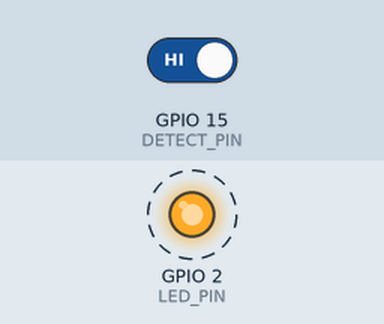
This program was run on a simulated ESP32. Parts: output pins drawn as LEDs (lit = HIGH). Dashed ring = blinking. The test bench sets the inputs (shaded band); at power-on: GPIO 15 (DETECT_PIN) HIGH. WiFi joins after 1.5 s; servers stay silent unless stated; uploads are accepted with an empty reply; what the program prints to the serial monitor is not drawn.

Above: at 1.25 s.
1.3 s: GPIO 15 (DETECT_PIN) driven LOW
At 1.58 s:
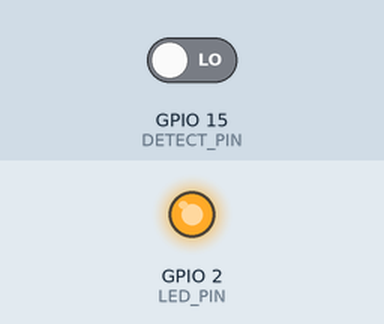
4.3 s: GPIO 15 (DETECT_PIN) driven HIGH
At 5.8 s:
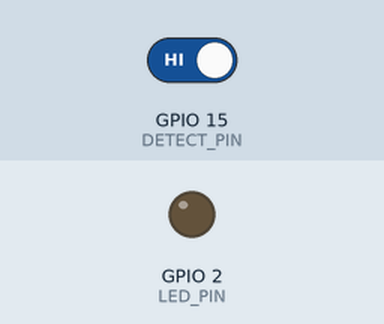
Timing chart, 0 to 7.3 s (numbered marks = the images above; inputs shaded):
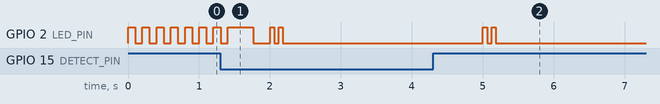

Measured:
- after the input at 4.3 s, GPIO 2 (LED_PIN): alternates HIGH for 0.06 s and LOW for 0.06 s, 4 changes in all, then stays LOW, starting after 0.70 s

The program:

main.cpp
```cpp
/**
 * ============================================================================
 *  ESP32 门磁检测节点 (DM001) —— 老人检测系统 / 门开合上报
 * ============================================================================
 *
 *  功能概览
 *    1. 上电后自动连接指定 WiFi（热点）；
 *    2. 通过干簧管（门磁）检测门的开/合，去抖后判定为一次门事件；
 *    3. 门事件与周期心跳通过 HTTP POST（JSON）上报到上位机；
 *    4. 上报失败自动重发（最多 3 次），非阻塞，不影响门检测实时性；
 *    5. 板载 LED 指示联网状态与发送动作。
 *
 *  硬件接线
 *    门磁 DO  -> GPIO15   模块输出：磁铁靠近/门关 = 低电平；磁铁远离/门开 = 高电平
 *    板载 LED -> GPIO2    本开发板 HIGH = 亮，LOW = 灭
 *
 *  网络拓扑
 *    ESP32 与上位机（PC）必须连在【同一个】热点或路由器下，
 *    否则双方的私有 IP（10.x / 192.168.x）互相不可达，上报必失败。
 *    手机热点由手机做 DHCP，重启后分配到的 IP 可能变化，
 *    SERVER_HOST 需要改成 PC 实际拿到的 IP。
 *
 *  上报协议
 *    门事件  POST /api/device/door/event
 *            {"deviceNo":"DM001","eventType":"OPEN|CLOSE","eventId":"<唯一ID>"}
 *    心跳    POST /api/device/heartbeat
 *            {"deviceNo":"DM001"}
 *    上位机成功时返回 HTTP 200，响应体形如：
 *            {"code": 0, "msg": "成功", "data": null}
 *    注意：本代码只判断 HTTP 状态码是否为 2xx，【不解析响应体】。
 *    因为服务端 JSON 里的空格、字段顺序一旦变化，字符串匹配就会误判为失败，
 *    进而触发无意义的重发（表现为上位机收到大量“重复帧”）。
 *
 *  设计要点
 *    - 全程非阻塞：不使用 delay()，靠 millis() 时间戳推进各状态机，
 *    因此门事件的端到端延迟 ≈ 去抖时间 + 一次 HTTP 往返（约 300ms）。
 *    - 单一 LED 仲裁：所有 LED 行为集中在 updateLed() 里按优先级裁决，
 *    避免多处 digitalWrite() 互相覆盖。
 *    - 事件去重：同一个事件在重发时 eventId 保持不变，上位机可据此识别重复帧。
 * ============================================================================
 */

#include <Arduino.h>
#include <WiFi.h>
#include <HTTPClient.h>

// ============================ 用户配置区 ============================
// 下面这几项需要按现场环境修改
// ====================================================================

// ---- WiFi 凭据 ----
const char *WIFI_SSID     = "vivo X100 Pro";
const char *WIFI_PASSWORD = "66666666";

// ---- 上位机（调试台）地址 ----
// 必须是“上位机在 ESP32 所在热点下”的 IP，而不是任何公网/校园网地址。
// 若上位机就是本机 PC：用手机热点时，在 PC 上执行 ipconfig 查看 WLAN 的 IPv4 地址。
const char *SERVER_HOST = "10.13.132.226";
const int   SERVER_PORT = 8080;

// ========================== 设备标识与接口 ==========================

#define DEVICE_NO      "Door"                // 设备编号，随每条信息上报一起发送
#define DOOR_PATH      "/api/device/door/event"   // 门事件上报路径
#define HEARTBEAT_PATH "/api/device/heartbeat"    // 心跳上报路径

// ============================== 引脚定义 ==============================

#define DETECT_PIN 15            // 门磁 DO 输入引脚
#define LED_PIN    2             // 板载 LED 引脚

// LED 有效电平：本开发板 HIGH=亮。
// 若换成低电平点亮的板子，把下面两行的 HIGH/LOW 对调即可，其余代码无需改动。
#define LED_ON_LEVEL  HIGH
#define LED_OFF_LEVEL LOW

// ============================== 时间参数 ==============================
// 单位统一为 ms；加 UL 后缀是为了让运算全程保持无符号类型。

#define LED_WIFI_BLINK 100UL     // 未联网时的快闪半周期：100ms 翻转一次 → 约 5Hz
#define LED_TX_ON      60UL      // 发送信息提示：每次点亮的持续时长
#define LED_TX_GAP     60UL      // 发送信息提示：两次点亮之间的熄灭时长
#define LED_TX_PULSES  2         // 发送提示闪几下

#define DEBOUNCE_TIME      500UL     // 去抖：电平跳变后需持续稳定这么久才认定为有效事件
                                     // 越小延迟越低，越大越抗抖动；门磁信号干净，200ms 足够
#define WIFI_DOT_INTERVAL  500UL     // 连接 WiFi 期间，串口打 “.” 的间隔（表示连接中）
#define SERVER_TIMEOUT     1500      // 单次 HTTP 超时（含建连与读响应），失败时会阻塞这么久
#define RETRY_MAX          3         // 单条上报最多尝试次数（第 1 次 + 2 次重发）
#define RETRY_DELAY        1000UL    // 两次尝试之间的等待（非阻塞，仅推迟允许发送的时刻）
#define HEARTBEAT_INTERVAL 30000UL   // 心跳周期：上位机据此判断设备是否在线
#define PENDING_MAX        4         // 待上报队列容量

// ============================== 运行状态 ==============================
// 以下变量由各个状态机读写；用 static 限制在本编译单元内可见。

static bool door_open = false;               // 当前门状态：true=开，false=关

// ---- WiFi 状态机 ----
static bool wifiConnecting   = false;        // 是否已调用过 WiFi.begin()（避免重复发起）
static bool wifiWasConnected = false;        // 上一轮是否处于“已连接”，用于识别连上/掉线瞬间
static unsigned long lastWifiDotTime   = 0;  // 上一次打印 “.” 的时刻

// ---- 心跳 ----
static unsigned long lastHeartbeatTime = 0;  // 上一次发送心跳的时刻

// ---- 事件编号 ----
static String deviceMacSuffix = "0000";      // MAC 地址后 4 位（十六进制），用于区分多台设备
static unsigned long eventSeq = 0;           // 事件序号，单调递增，避免同一毫秒内 ID 重复

/**
 * 生成事件唯一 ID，格式：设备号-MAC后4位-millis-序号
 * 例如：DM001-B348-9210-1
 *
 * 为什么需要它：
 *   HTTP 上报失败会重发，上位机可能收到内容完全相同的两条报文。
 *   带上稳定的 eventId 后，上位机可以据此去重（识别“重复帧”）。
 *   因此同一个事件在多次重发时必须使用【同一个】ID —— 本函数只在
 *   事件产生的瞬间调用一次，重发时直接复用已入队的 body。
 */
static String makeEventId() {
  return String(DEVICE_NO) + "-" + deviceMacSuffix + "-" +
         String(millis()) + "-" + String(eventSeq++);
}

// 读取门磁当前电平：高电平 = 门打开（磁铁远离）
static bool readDoorOpen() { return digitalRead(DETECT_PIN) == HIGH; }

/**
 * 更新“当前门状态”变量。
 * 注意：LED 已不再反映门状态（改由 updateLed() 统一指示联网/发送），
 * 这里只做状态记录，供上电补报时使用。
 */
static void applyDoorState(bool open) {
  door_open = open;
}

// ============================== LED 指示 ==============================
// 优先级（从高到低）：
//   1) 发送提示   —— 每发起一次 HTTP 上报，快闪 LED_TX_PULSES 下
//   2) 未联网     —— 持续快闪，提示“还没连上 WiFi”
//   3) 已联网空闲 —— 常灭
//
// 因为板上只有一个 LED，多种指示必须由同一个函数仲裁，否则会互相覆盖。
// ======================================================================

static unsigned long ledNextAt = 0;      // 下一次需要翻转 LED 的时刻
static bool ledBlinkOn         = false;  // 联网快闪的当前相位（true=亮）
static int  txPulsesLeft       = 0;      // 发送提示还剩几下没闪
static bool txPulseOn          = false;  // 发送提示当前是否处于“亮”的半周期

/**
 * 请求一次“发送提示”：让 LED 快闪 LED_TX_PULSES 下。
 * 只负责登记请求（置计数、设起始时刻），实际的亮灭由 updateLed() 按时间片推进，
 * 所以本函数是瞬间返回的，不会阻塞调用者。
 */
static void triggerTxBlink() {
  txPulsesLeft = LED_TX_PULSES;
  txPulseOn    = false;
  ledNextAt    = millis();                 // 让更新逻辑立即开始动作
}

/**
 * LED 总调度：必须在 loop() 中每轮调用。
 * 非阻塞实现 —— 只判断“是否到点”，不做任何 delay。
 */
static void updateLed() {
  unsigned long now = millis();

  // 1) 发送提示优先级最高：亮 60ms → 灭 60ms 视为“闪一下”
  if (txPulsesLeft > 0) {
    if ((long)(now - ledNextAt) < 0) return;   // 用带符号差值判断，天然抗 millis() 溢出
    txPulseOn = !txPulseOn;
    digitalWrite(LED_PIN, txPulseOn ? LED_ON_LEVEL : LED_OFF_LEVEL);
    if (!txPulseOn) txPulsesLeft--;        // 每次“灭”代表完整闪完一下
    ledNextAt = now + (txPulseOn ? LED_TX_ON : LED_TX_GAP);
    return;
  }

  // 2) 未连接 WiFi：持续快闪，一半时间亮、一半时间灭
  if (!wifiWasConnected) {
    if ((long)(now - ledNextAt) < 0) return;
    ledBlinkOn = !ledBlinkOn;
    digitalWrite(LED_PIN, ledBlinkOn ? LED_ON_LEVEL : LED_OFF_LEVEL);
    ledNextAt = now + LED_WIFI_BLINK;
    return;
  }

  // 3) 已联网且没有待发送的提示：常灭
  digitalWrite(LED_PIN, LED_OFF_LEVEL);
}

// ============================== 上报队列 ==============================
// 为什么要用队列而不是检测到就立即发：
//   如果在 loop() 里直接发 HTTP，一旦网络慢或服务器无响应，
//   loop() 会被卡住最多 SERVER_TIMEOUT 毫秒，导致这段时间内门动作漏检。
//   改成“先入队、再由 loop() 按时间片发送”后，门检测始终能及时响应。
//
// 重发策略：
//   每次尝试失败后不 delay()，只把 nextTryAt 推迟 RETRY_DELAY 毫秒，
//   期间 loop() 照常运转；累计尝试 RETRY_MAX 次仍失败才放弃并丢弃。
// ======================================================================

struct Pending {
  bool   used;              // 该槽位是否被占用
  String path;              // 请求路径（DOOR_PATH / HEARTBEAT_PATH）
  String body;              // 已序列化好的 JSON 请求体（重发时原样重发，保证 eventId 不变）
  int    attempts;          // 已经尝试发送的次数
  unsigned long nextTryAt;  // 允许下一次尝试的时刻
};

static Pending pending[PENDING_MAX];   // 静态数组，全部初始化为 used=false

/**
 * 把一条请求放进待发队列。
 * @param path 请求路径
 * @param body JSON 请求体
 * @return true=入队成功；false=队列已满（该条上报被丢弃）
 */
static bool enqueueRequest(const char *path, const String &body) {
  for (int i = 0; i < PENDING_MAX; i++) {
    if (!pending[i].used) {
      pending[i].used      = true;
      pending[i].path      = path;
      pending[i].body      = body;
      pending[i].attempts  = 0;
      pending[i].nextTryAt = millis();      // 立即可发送
      return true;
    }
  }
  Serial.println("上报队列已满，丢弃该事件");
  return false;
}

/**
 * 执行一次 HTTP POST。
 * 只根据 HTTP 状态码判断成败（2xx 视为成功），不解析响应体 ——
 * 因为服务端返回的 JSON 可能带空格或字段顺序不同，做字符串匹配极易误判。
 * @return true=HTTP 层成功
 */
static bool postOnce(const String &url, const String &body) {
  HTTPClient http;
  http.begin(url);
  http.addHeader("Content-Type", "application/json");
  http.setTimeout(SERVER_TIMEOUT);

  int code = http.POST(body);
  http.end();                          // 必须调用，否则底层连接不会释放

  return (code >= 200 && code < 300);
}

/**
 * 队列调度：由 loop() 每轮调用。
 * 只处理“已到期”的请求，处理完立即返回，绝不 delay。
 */
static void processPending() {
  if (WiFi.status() != WL_CONNECTED) return;   // 未联网时不消耗重试次数，等联网后再发

  for (int i = 0; i < PENDING_MAX; i++) {
    Pending &ev = pending[i];
    if (!ev.used) continue;
    if ((long)(millis() - ev.nextTryAt) < 0) continue;   // 还没到重发时刻，跳过

    String url = String("http://") + SERVER_HOST + ":" + SERVER_PORT + ev.path;
    ev.attempts++;

    triggerTxBlink();                    // 只要有实际发送动作，LED 就快闪两下

    if (postOnce(url, ev.body)) {
      Serial.printf("上报成功  %s\n", ev.body.c_str());
      ev.used = false;                                   // 成功，释放槽位
    } else if (ev.attempts >= RETRY_MAX) {
      Serial.printf("上报失败(已试 %d 次)，放弃  %s\n", ev.attempts, ev.body.c_str());
      ev.used = false;                                   // 重试用尽，丢弃
    } else {
      ev.nextTryAt = millis() + RETRY_DELAY;             // 稍后再试（非阻塞）
    }
  }
}

/**
 * 生成并提交一条门事件上报。
 * eventId 在这里生成一次即固定，重发时沿用，便于上位机去重。
 * @param open true=门打开(OPEN)，false=门关闭(CLOSE)
 */
static void sendDoorEvent(bool open) {
  String body = String("{\"deviceNo\":\"") + DEVICE_NO +
                "\",\"eventType\":\"" + (open ? "OPEN" : "CLOSE") +
                "\",\"eventId\":\"" + makeEventId() + "\"}";
  enqueueRequest(DOOR_PATH, body);
}

/**
 * 提交一条心跳上报。
 * 心跳不携带状态，只表示“设备还活着”。
 * 它的作用是让上位机能够区分下面两种“收不到数据”的情况：
 *   1) 设备已离线（断电/掉线）—— 心跳也会消失；
 *   2) 设备正常但门一直没人开 —— 心跳照常到来。
 */
static void sendHeartbeat() {
  enqueueRequest(HEARTBEAT_PATH, String("{\"deviceNo\":\"") + DEVICE_NO + "\"}");
}

// ============================ WiFi 连接维护 ============================
// 非阻塞状态机，每个 loop() 轮次推进一小步。四个分支互斥：
//   A. 已连接          -> 只在“刚连上”的那一轮做一次性初始化
//   B. 检测到掉线      -> 归位标志位，下面会自动重新发起连接
//   C. 尚未发起连接    -> 打印提示并 WiFi.begin()（只调一次）
//   D. 等待连接中      -> 每 WIFI_DOT_INTERVAL 打一个 “.”
// ========================================================================

static void handleWiFi() {
  // ---------- 分支 A：当前已连接 ----------
  if (WiFi.status() == WL_CONNECTED) {
    if (!wifiWasConnected) {
      // 仅在“刚刚连上”的这一轮进入，做一次性初始化
      wifiWasConnected = true;
      wifiConnecting   = false;
      Serial.printf("\n连接成功  IP=%s  服务器=%s:%d\n",
                    WiFi.localIP().toString().c_str(), SERVER_HOST, SERVER_PORT);

      // 上电（或断线重连）后补报一次当前门状态，
      // 让上位机立刻知道门此刻是开还是关，不必等到下一次动作。
      applyDoorState(readDoorOpen());
      Serial.printf("当前门状态: %s\n", door_open ? "打开" : "关闭");
      sendDoorEvent(door_open);
      lastHeartbeatTime = millis();       // 重置心跳计时，避免刚连上就补发心跳
    }
    return;
  }

  // ---------- 分支 B：检测到掉线 ----------
  if (wifiWasConnected) {
    wifiWasConnected = false;             // LED 会因此切回“快闪”状态
    Serial.println("WiFi 断开，重新寻找...");
  }

  // ---------- 分支 C：发起连接（只发一次） ----------
  if (!wifiConnecting) {
    wifiConnecting = true;
    Serial.println("寻找WIFI中...");
    WiFi.mode(WIFI_STA);                  // 工作模式：STA（去连热点），不是 AP 模式
    WiFi.begin(WIFI_SSID, WIFI_PASSWORD); // 非阻塞，实际连接在后台完成
    lastWifiDotTime = millis();
    return;
  }

  // ---------- 分支 D：等待连接，定时打点 ----------
  if (millis() - lastWifiDotTime >= WIFI_DOT_INTERVAL) {
    lastWifiDotTime = millis();
    Serial.println(".");
  }
}

// ================================ 初始化 ================================
// 只在复位/上电后执行一次：配置引脚、启动串口、取 MAC 后四位、发起 WiFi 连接。
// 耗时操作都不放在这里，setup() 会尽快返回，让 loop() 开始跑。
// ========================================================================
void setup() {
  // LED 先熄灭，之后完全交给 updateLed() 控制
  pinMode(LED_PIN, OUTPUT);
  digitalWrite(LED_PIN, LED_OFF_LEVEL);

  // 门磁 DO 作为数字输入；模块内部已把磁簧管状态转换成逻辑电平
  pinMode(DETECT_PIN, INPUT);

  Serial.begin(115200);
  Serial.printf("Door node %s started (DETECT_PIN=%d)\n", DEVICE_NO, DETECT_PIN);

  // 取 MAC 的后两个字节拼成 4 位十六进制字符串，
  // 作为事件 ID 中的设备区分位（多台同型号设备共用同一台上位机时不会撞号）
  uint8_t mac[6];
  WiFi.macAddress(mac);
  char buf[5];
  snprintf(buf, sizeof(buf), "%02X%02X", mac[4], mac[5]);
  deviceMacSuffix = String(buf);

  // 立刻启动 WiFi 连接流程（后续由 loop() 持续推进，不在这里死等）
  handleWiFi();
}

// ================================= 主循环 =================================
// 每一轮都很短（毫秒级），各个功能以“时间片”方式并行推进，互不阻塞。
// 注意：loop() 里【不允许出现 delay()】，否则会拖慢门检测与 LED 闪烁。
// =========================================================================
void loop() {
  // 1) 维护 WiFi：连接中打点、连上后补报、掉线自动重连
  handleWiFi();

  // 2) 门状态检测：去抖 + 跳变沿识别
  //    static 局部变量只在第一次进入时初始化，之后一直保留上一轮的值。
  static int lastRawLevel = digitalRead(DETECT_PIN);   // 上一次读到的原始电平
  static int stableLevel  = lastRawLevel;              // 已确认稳定的电平
  static unsigned long lastChangeTime = 0;             // 最近一次电平跳变的时刻

  int level = digitalRead(DETECT_PIN);

  // 电平一旦变化就重置计时器；
  // 接触抖动会让计时不断重来，只有持续稳定超过 DEBOUNCE_TIME 才会被采纳。
  if (level != lastRawLevel) {
    lastRawLevel = level;
    lastChangeTime = millis();
  }

  // 稳定时间已到，且与上次采纳的电平不同 → 判定为一次真实的门动作
  if ((millis() - lastChangeTime >= DEBOUNCE_TIME) && (stableLevel != lastRawLevel)) {
    stableLevel = lastRawLevel;
    applyDoorState(stableLevel == HIGH);
    Serial.printf("门事件: %s\n", door_open ? "OPEN" : "CLOSE");
    sendDoorEvent(door_open);
  }

  // 3) 周期心跳（非阻塞，到点才发）
  if (wifiWasConnected && (millis() - lastHeartbeatTime >= HEARTBEAT_INTERVAL)) {
    lastHeartbeatTime = millis();
    sendHeartbeat();
  }

  // 4) 驱动上报队列：发送待发请求、处理失败重发
  processPending();

  // 5) 刷新 LED 指示（放最后，让本轮新触发的“发送提示”能立刻开始）
  updateLed();
}
```
